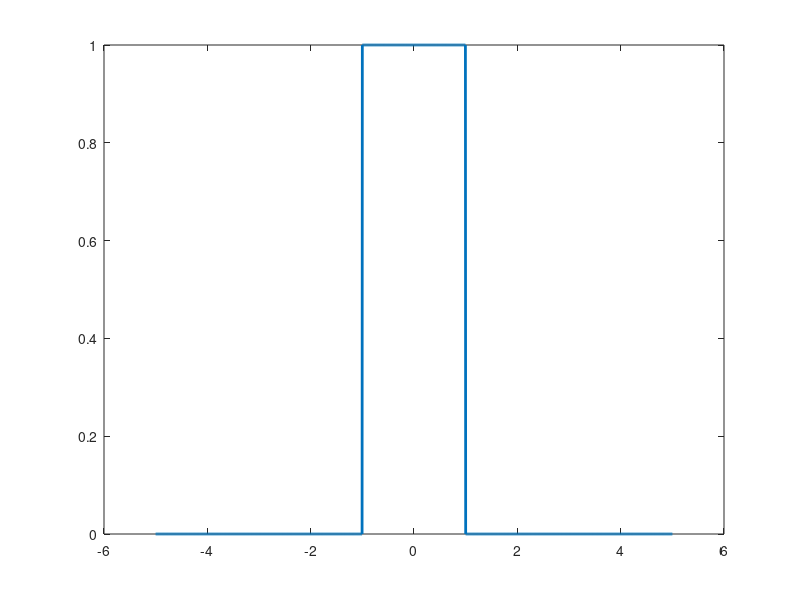

Source code (MATLAB): (Note: this script raises an error after producing the figure.)
clear
clc


N=2000;
D=5;
t= linspace(-D,D,N+1)


T=2;
p = (t>=-T/2 & t<T/2);
plot(t,p,'linewidth',2)

%load('TansFourier.m')

[P,f] = TransFourier(p,t);